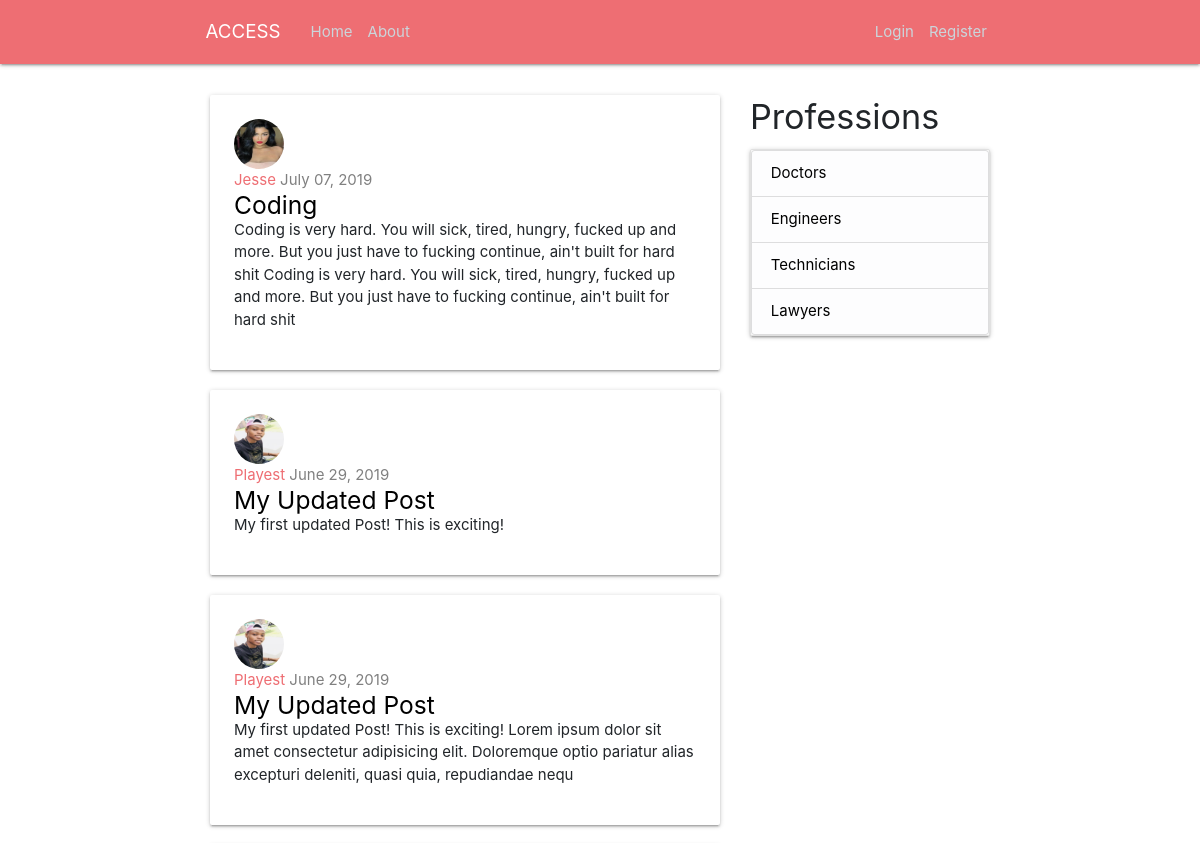
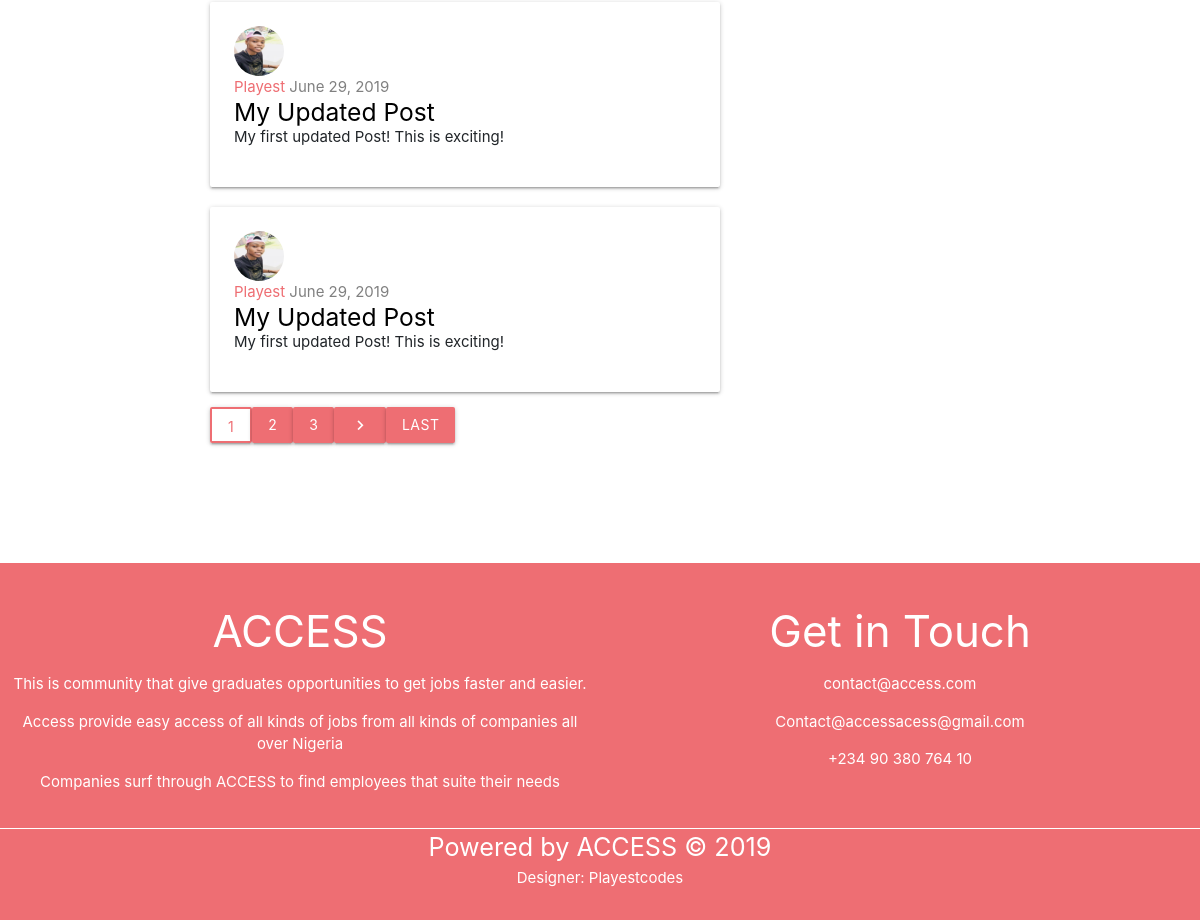
The app's page /, older data (2 pictures, top to bottom).
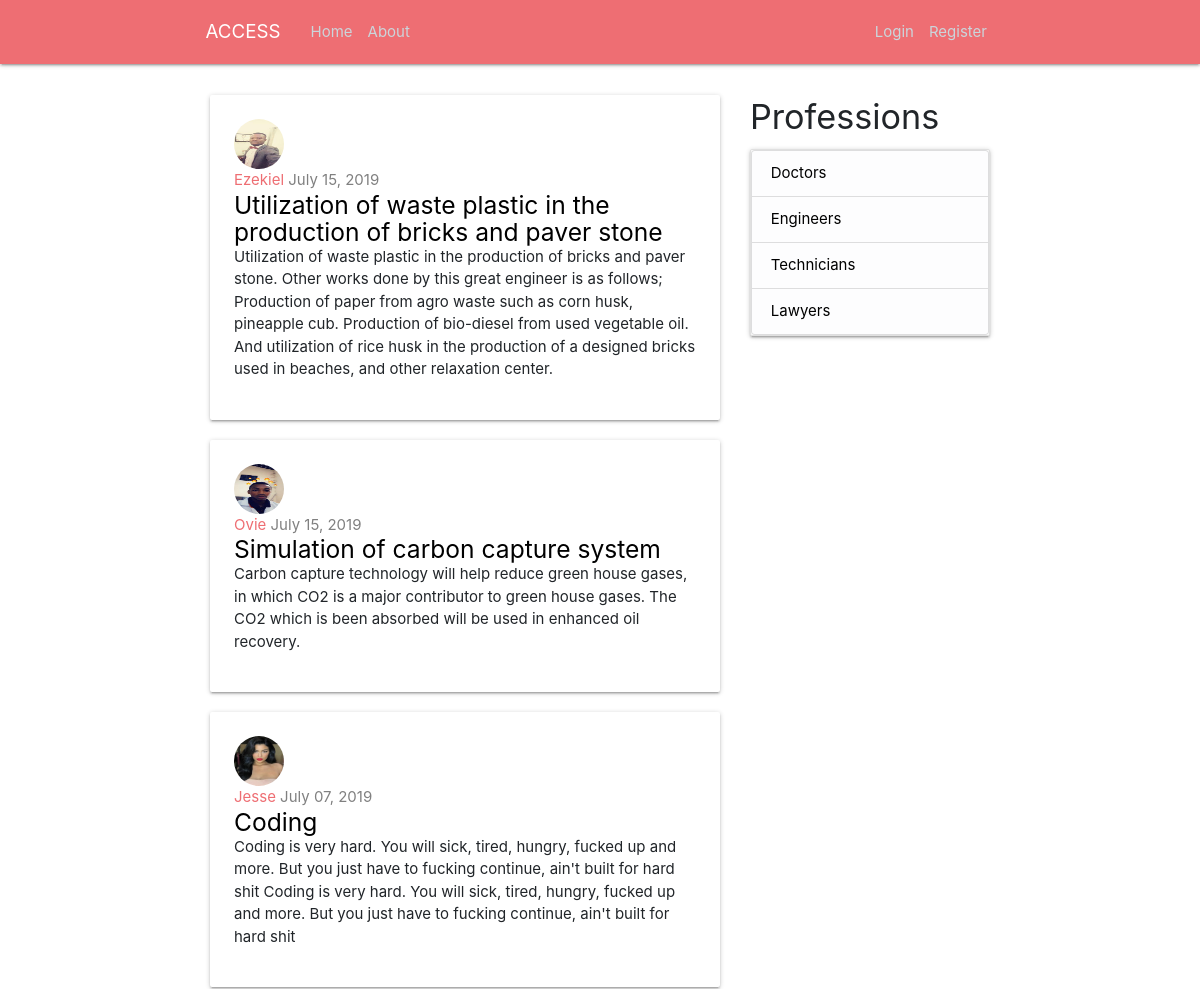
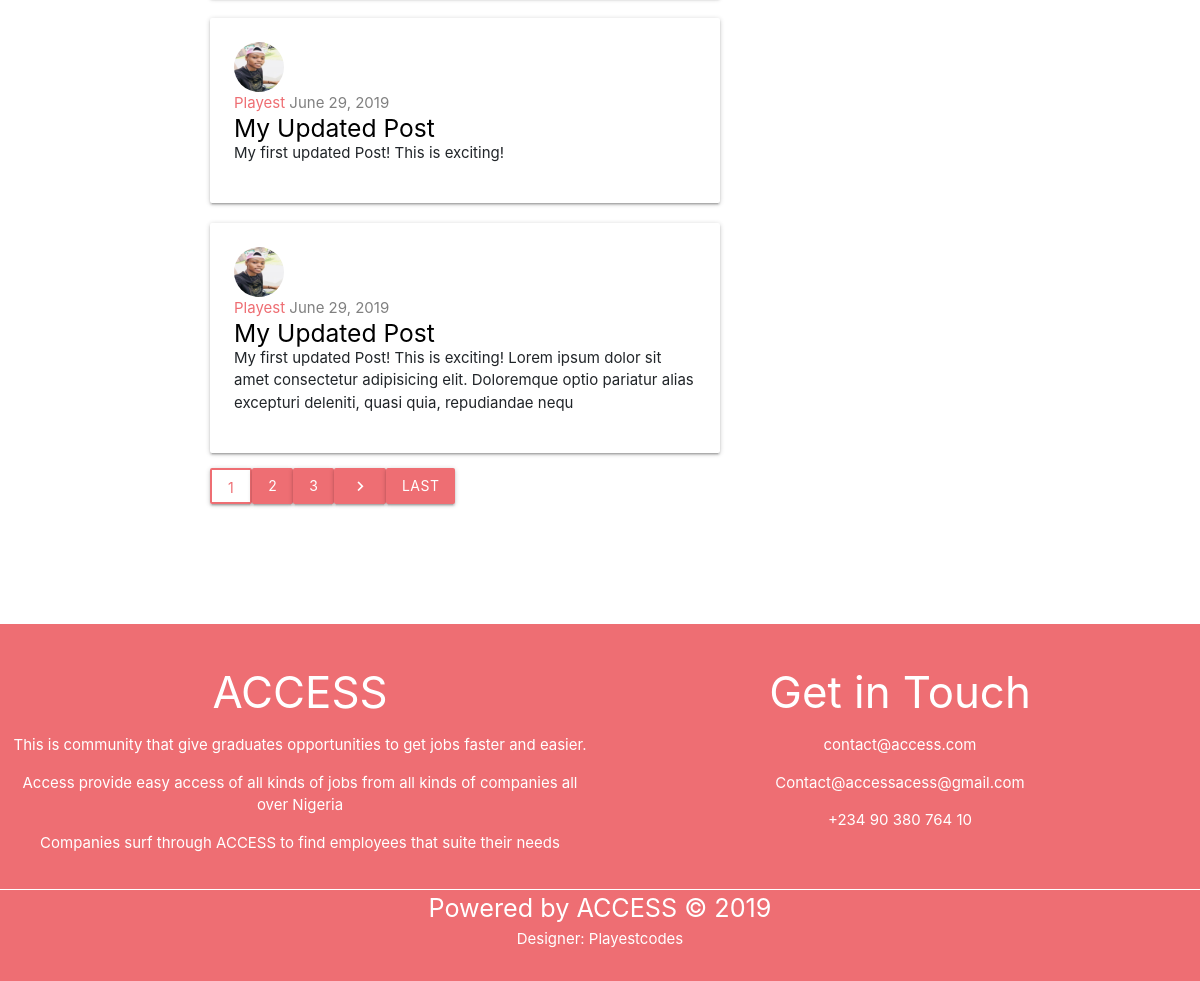
The same page, newer data (2 pictures, top to bottom).
### blog/models.py (models this page shows, shortened)
class Post(models.Model):
 title = models.CharField(max_length=100)
 content = models.TextField()
 date_posted = models.DateTimeField(default=timezone.now)
 author = models.ForeignKey(User, on_delete=models.CASCADE)

### users/models.py (models this page shows, shortened)
class Profile(models.Model):
    user = models.OneToOneField(User, on_delete=models.CASCADE, related_name = "profile", null=True, blank=True)
    first_name = models.CharField(max_length=50)
    last_name = models.CharField(max_length=50)
    age = models.PositiveIntegerField()
    university = models.CharField(max_length=100)
    course = models.CharField(max_length=100)
    city = models.CharField(max_length=50)
    state = models.CharField(max_length=50)
    country = models.CharField(max_length=50)
    phone_number = models.PositiveIntegerField()
    image = models.ImageField(default='default.jpg', upload_to='profile_pics')
    profession = models.ForeignKey(Profession, on_delete=models.CASCADE, related_name="profiles", null=True, blank=True)

class Profession(models.Model):
    name = models.CharField(max_length=30)
    class Meta:
        verbose_name = "Profession"
        verbose_name_plural = "Professions"
    def __str__(self):
        return self.name

### blog/views.py (the view)
# urls.py: path('', PostListView.as_view(), name='blog-home'),
class PostListView(ListView):
    model = Post
    template_name = 'blog/home.html'
    context_object_name = 'posts'
    ordering = ['-date_posted']
    paginate_by = 5
    def get_context_data(self, **kwargs):
        context = super().get_context_data(**kwargs)
        context["professions"] = Profession.objects.all()
        return context

### blog/templates/blog/home.html (shortened to what this page needs)
{% extends "blog/base.html" %}
{% block content %}
{% for post in posts %}
<div class="card-panel" style="margin-top: 20px">
    <img src="{{ post.author.profile.image.url }}" class="circle responsive-img" style="height: 50px; width: 50px">
    <p style="padding: 0; margin-bottom: 0; color: gray"><span><a  style="color: #ee6e73" href="{% url 'user-posts' post.author.username %}">{{post.author}}</a></span>
        {{post.date_posted|date:"F d, Y"}}</p>
    <h5 style="padding: 0; margin: 0"><a class="black-text" href="{% url 'post-detail' post.id %}">{{post.title}}</a></h5>
    <p style="padding: 0; margin-top: 0"> {{post.content}}</p>
</div>
{% endfor %}
<div class="pagination">
        {% if is_paginated %}
        {% for num in page_obj.paginator.page_range %}
          {% if page_obj.number == num %}
        <a class="btn waves-effect" style="background: transparent; border: 2px#ee6e73 solid; color: #ee6e73" href="?page={{ num }}">{{ num }}</a>
        {% elif num > page_obj.number|add:'-3' and num < page_obj.number|add:'3' %}
        <a class="btn waves-effect" style="background: #ee6e73" href="?page={{ num }}">{{ num }}</a>
          {% endif %}
        {% endfor %}
        {% if page_obj.has_next %}
     <a class="btn waves-effect" style="background: #ee6e73" href="?page={{ page_obj.next_page_number }}"><i class="material-icons">chevron_right</i></a>
     <a class="btn waves-effect" style="background: #ee6e73" href="?page={{ page_obj.paginator.num_pages }}">Last</a>
        {% endif %}
     {% endif %}
</div>
{% endblock content %}

### blog/templates/blog/base.html (shortened to what this page needs)
{% load static %}
<!DOCTYPE html>
<html lang="en">
<head>
    <link rel="stylesheet" href="https://stackpath.bootstrapcdn.com/bootstrap/4.3.1/css/bootstrap.min.css"
>
    <link rel="stylesheet" href="https://cdnjs.cloudflare.com/ajax/libs/materialize/1.0.0/css/materialize.min.css">
    <link rel="stylesheet" type="text/css" href="{% static 'blog/main.css' %}">
</head>
<body style="display: flex; min-height: 100vh; flex-direction: column">
    <header class="site-header">
        <nav style="background-color: #ee6e73" class="navbar navbar-expand-md navbar-dark bg-steel fixed-top">
            <div class="container">
                <a class="navbar-brand mr-4" href="{% url 'blog-home' %}">ACCESS</a>
                <div class="collapse navbar-collapse" id="navbarToggle">
                    <div class="navbar-nav mr-auto">
                        <a class="nav-item nav-link" href="{% url 'blog-home' %}">Home</a>
                        <a class="nav-item nav-link" href="{% url 'blog-about' %}">About</a>
                    </div>
                    <div class="navbar-nav">
                        {% if user.is_authenticated %}
                        <a class="nav-item nav-link" href="{% url 'profile' %}">Profile</a>
                        <a class="nav-item nav-link" href="{% url 'post-create' %}">New Post</a>
                        <a class="nav-item nav-link" href="{% url 'logout' %}">Logout</a>
                        {% else %}
                        <a class="nav-item nav-link" href="{% url 'login' %}">Login</a>
                        <a class="nav-item nav-link" href="{% url 'register' %}">Register</a>
                        {% endif %}
                    </div>
                </div>
            </div>
        </nav>
    </header>
    <main role="main" class="container" style="flex: 1 0 auto">
        <div class="row">
            <div class="col-md-8">
                {% block content %}{% endblock %}
            </div>
            <div class="col-md-4">
                <div class="content-section">
                    <h4>Professions</h4>
                    <ul class="collection with-header card">
                        {% for profession in professions %}
                        <li class="list-group-item list-group-item-light"><a class="black-text" href="{% url 'user-profession' profession %}">
                                {{profession}}s</a></li>
                        {% endfor %}
                    </ul>
                </div>
            </div>
        </div>
    </main>
    <footer class="section page-footer darken-2 white-text center" style="background: #ee6e73;  margin-top: 100px;">
        <div class="row">
            <div class="col s12 m7">
                <h3>ACCESS</h3>
                <p>This is community that give graduates opportunities to get jobs faster and easier.</p>
                <p>Access provide easy access of all kinds of jobs from all kinds of companies all over Nigeria</p>
                <p>Companies surf through ACCESS to find employees that suite their needs</p>
            </div>
            <div class="col s12 m5">
                <h3>Get in Touch</h3>
                <p>contact@access.com</p>
                <p>Contact@accessacess@gmail.com</p>
                <p>+234 90 380 764 10</p>
            </div>
        </div>
        <div class="" style="border-top: 1px solid white">
            <p class="flow-text" style="margin-bottom: 0">Powered by ACCESS &copy; 2019</p>
            <p style="margin-top: 0">Designer: Playestcodes</p>
        </div>
    </footer>
</body>
</html>

### blog/static/blog/main.css (style rules this page uses)
body { box-sizing: border-box; margin-top: 5rem; }
ul { margin: 0; }
.site-header .navbar-nav .nav-link { color: #cbd5db; }

Row changes from the older to the newer data that the page shows:
no longer on this page (row unchanged): Post: author.profile.image (picture), author "Playest", date_posted "June 29, 2019", title "My Updated Post", content "My first updated Post! This is exciting!"
no longer on this page (row unchanged): Post: author.profile.image (picture), author "Playest", date_posted "June 29, 2019", title "My Updated Post", content "My first updated Post! This is exciting!"
added Post: author.profile.image (picture), author "Ezekiel", date_posted "July 15, 2019", title "Utilization of waste plastic in the production of bricks and paver stone", content "Utilization of waste plastic in the production of bricks and paver stone. Other works done by this great engineer is as follows; Production of paper from agro waste such as corn husk, pineapple cub. Production of bio-diesel from used vegetable oil. And utilization of rice husk in the production of a designed bricks used in beaches, and other relaxation center."
added Post: author.profile.image (picture), author "Ovie", date_posted "July 15, 2019", title "Simulation of carbon capture system", content "Carbon capture technology will help reduce green house gases, in which CO2 is a major contributor to green house gases. The CO2 which is been absorbed will be used in enhanced oil recovery."
